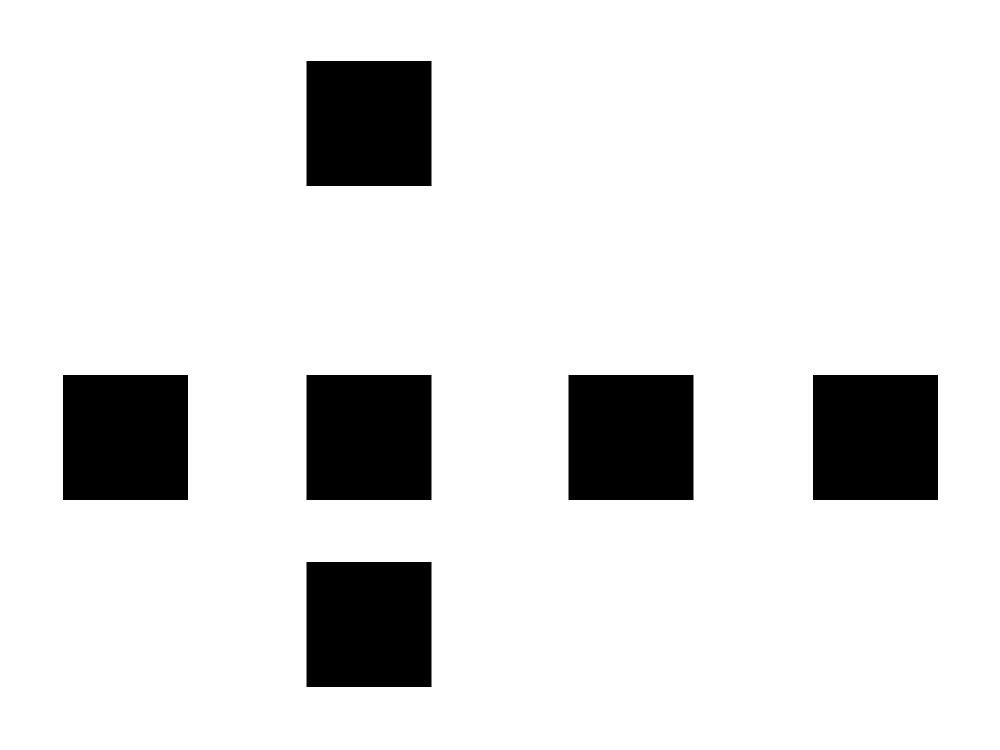
#> input picture test-views.jpg, 4000 x 3000 px (shown at 1/4 size)
$ python movie-creator.py
#> lines starting #> are read from the running program, lines starting #| are printed output that depends on the picture; after the words box and inside, x2 and y2 are one past the last pixel; in counts of white or black regions, pixels touching at a corner belong together
#> the answer given: .
#> the answer given: 3
#> the answer given: 100
#> the answer given: test-views.jpg
#> in create_video_from_images, img is the input picture: shape (3000, 4000, 3); min 0, max 255, mean 223.1
import os
import random
import cv2
import numpy as np
import tempfile
from shutil import rmtree
import subprocess

# Funciones de transiciones
def fade_transition(img1, img2, frames=30):
    """ Realiza una transición suave de fundido entre dos imágenes """
    height, width, _ = img1.shape
    transition = []
    for i in range(frames):
        alpha = i / frames
        blended = cv2.addWeighted(img1, 1 - alpha, img2, alpha, 0)
        transition.append(blended)
    return transition

def zoom_transition(img1, img2, frames=30):
    """ Realiza una transición de zoom entre dos imágenes """
    height, width, _ = img1.shape
    transition = []
    for i in range(frames):
        scale = 1 + (i / frames) * 0.05  # Incremento de zoom
        resized_img2 = cv2.resize(img2, (int(width * scale), int(height * scale)))
        x_offset = (resized_img2.shape[1] - width) // 2
        y_offset = (resized_img2.shape[0] - height) // 2
        zoomed = resized_img2[y_offset:y_offset + height, x_offset:x_offset + width]
        blended = cv2.addWeighted(img1, 1 - i / frames, zoomed, i / frames, 0)
        transition.append(blended)
    return transition

# Función para redimensionar manteniendo la relación de aspecto
def resize_with_aspect_ratio(img, target_height, target_width):
    """ Redimensiona una imagen manteniendo la relación de aspecto original """
#> called with target_height = 100, target_width = 177
    h, w = img.shape[:2]
#> h = 3000; w = 4000
    aspect_ratio = w / h
#> aspect_ratio = 1.33

    # Si el alto es fijo
    if target_height:
        new_height = target_height
        new_width = int(new_height * aspect_ratio)
#> new_width = 133
        if new_width > target_width:
            new_width = target_width
            new_height = int(new_width / aspect_ratio)

    # Si el ancho es fijo
    elif target_width:
        new_width = target_width
        new_height = int(new_width / aspect_ratio)
        if new_height > target_height:
            new_height = target_height
            new_width = int(new_height * aspect_ratio)

    # Redimensionamos la imagen manteniendo la relación de aspecto
    resized_img = cv2.resize(img, (new_width, new_height))
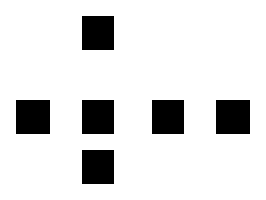
#> resized_img: shape (100, 133, 3) (shown 2 times larger); 87.5% white; 6 black regions, box (x1, y1, x2, y2) and area: (8, 50, 25, 67) 289, (108, 50, 125, 67) 289, (41, 8, 57, 25) 272, (41, 50, 57, 67) 272, (76, 50, 92, 67) 272, (41, 75, 57, 92) 272

    # Rellenamos con negro si es necesario
    top = (target_height - new_height) // 2
    bottom = target_height - new_height - top
    left = (target_width - new_width) // 2
#> left = 22
    right = target_width - new_width - left
#> right = 22

    # Crear una nueva imagen de tamaño objetivo y agregar la imagen redimensionada centrada
    final_img = np.zeros((target_height, target_width, 3), dtype=np.uint8)
    final_img[top:top+new_height, left:left+new_width] = resized_img
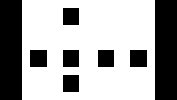
#> final_img: shape (100, 177, 3); 65.7% white; 8 black regions, largest, box (x1, y1, x2, y2) and area: (0, 0, 22, 100) 2200, (155, 0, 177, 100) 2200, (30, 50, 47, 67) 289

    return final_img

# Función para generar el video
def create_video_from_images(folder, video_duration, target_height, audio_path=None):
    # Calcular el ancho correspondiente para mantener la relación 16:9
    target_width = int(target_height * 16 / 9)

    # Obtener imágenes de la carpeta
    image_files = sorted([
        os.path.join(folder, f) for f in os.listdir(folder)
        if f.lower().endswith(('.png', '.jpg', '.jpeg'))
    ])

    if not image_files:
        print("❌ No se encontraron imágenes en la carpeta.")
        return

    print(f"✅ Se han encontrado {len(image_files)} imágenes.")

    # Crear un directorio temporal para las imágenes redimensionadas
    temp_dir = tempfile.mkdtemp()
    print(f"🔨 Creando directorio temporal en: {temp_dir}")

    # Redimensionar y guardar imágenes temporales
    images = []
    for i, img_path in enumerate(image_files):
        img = cv2.imread(img_path)
        resized_img = resize_with_aspect_ratio(img, target_height, target_width)  # Redimensionar manteniendo la proporción
        temp_img_path = os.path.join(temp_dir, os.path.basename(img_path))
        cv2.imwrite(temp_img_path, resized_img)  # Guardar temporalmente
        images.append(temp_img_path)
        print(f"🖼️ Redimensionando imagen {i + 1}/{len(image_files)}: {os.path.basename(img_path)}")

    # Duración total por imagen
    num_images = len(images)
    image_duration = video_duration / num_images

    # Configurar el VideoWriter
    first_image = cv2.imread(images[0])
#> first_image: shape (100, 177, 3); min 0, max 255, mean 167.6
    height, width, _ = first_image.shape
#> height = 100; width = 177
    fourcc = cv2.VideoWriter_fourcc(*'mp4v')  # Códec para mp4
    out = cv2.VideoWriter('video_resultado.mp4', fourcc, 30.0, (width, height))

    print("🎬 Comenzando a generar el video...")

    # Procesar las imágenes con transiciones (solo 'fade' y 'zoom')
    transition_types = ['fade', 'zoom']  # Eliminamos 'slide'
    last_image = None

    for i, img_path in enumerate(images):
        img = cv2.imread(img_path)

        # Si no es la primera imagen, agregar transición con la anterior
        if last_image is not None:
            transition_type = random.choice(transition_types)
            print(f"🔄 Aplicando transición de tipo '{transition_type}' entre imagen {i}/{len(images)} y la siguiente.")
            if transition_type == 'fade':
                transition_frames = fade_transition(last_image, img)
            elif transition_type == 'zoom':
                transition_frames = zoom_transition(last_image, img)

            # Agregar la transición al video
            for frame in transition_frames:
                out.write(frame)

        # Agregar la imagen al video
        print(f"📽️ Añadiendo imagen {i + 1}/{len(images)} al video.")
        for _ in range(int(image_duration * 30)):  # 30 fps
            out.write(img)

        last_image = img  # Guardar la imagen actual como la última

    # Finalizar el video
    out.release()

    # Si se proporcionó un archivo de audio, lo añadimos al video
    if audio_path and os.path.isfile(audio_path):
        print(f"🎶 Añadiendo audio al video desde: {audio_path}")
        # Utilizamos FFmpeg para añadir el audio al video
        subprocess.run([
            'ffmpeg', '-y', '-i', 'video_resultado.mp4', '-i', audio_path,
            '-c:v', 'libx264', '-c:a', 'aac', '-strict', 'experimental',
            '-shortest', 'video_resultado_con_audio.mp4'
        ])
#> (this line was passed over: subprocess is not available in this run)
        print("✅ Video con audio generado: video_resultado_con_audio.mp4")
        os.remove('video_resultado.mp4')  # Eliminar video sin audio
    else:
        print("❌ No se proporcionó un archivo de audio válido.")

    # Limpiar archivos temporales
    rmtree(temp_dir)
    print("🗑️ Limpiando archivos temporales...")

# Función principal
def main():
    folder = input("Introduce la ruta de la carpeta con imágenes: ").strip()
    video_duration = float(input("Duración total del video (en segundos): ").strip())
    target_height = int(input("Introduce la resolución de alto para el video (en píxeles): ").strip())
    audio_path = input("Introduce la ruta del archivo de audio (o presiona Enter para omitir): ").strip() or None

    if not os.path.isdir(folder):
        print("❌ La ruta proporcionada no es válida.")
        return

    create_video_from_images(folder, video_duration, target_height, audio_path)

if __name__ == "__main__":
    main()
